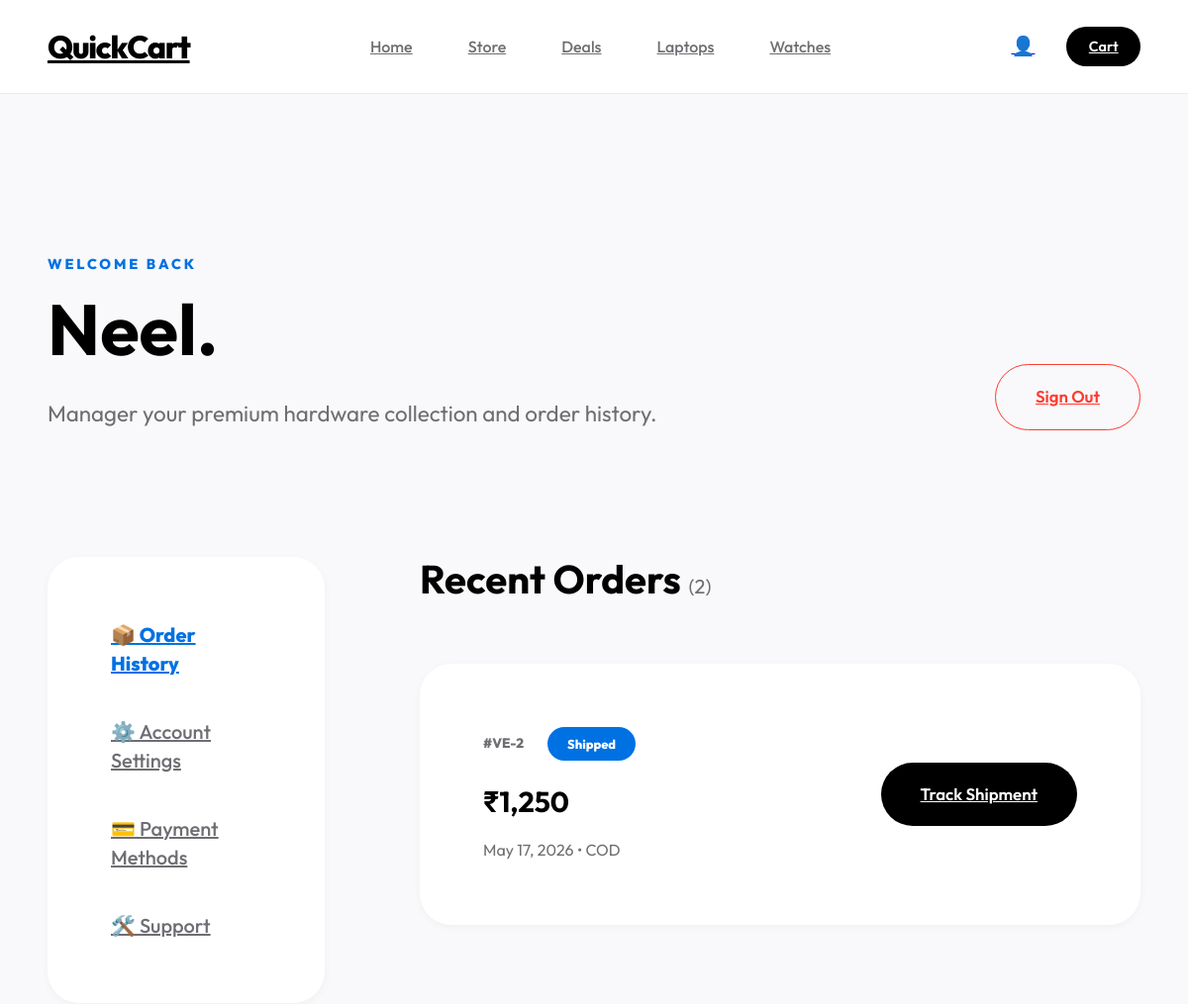
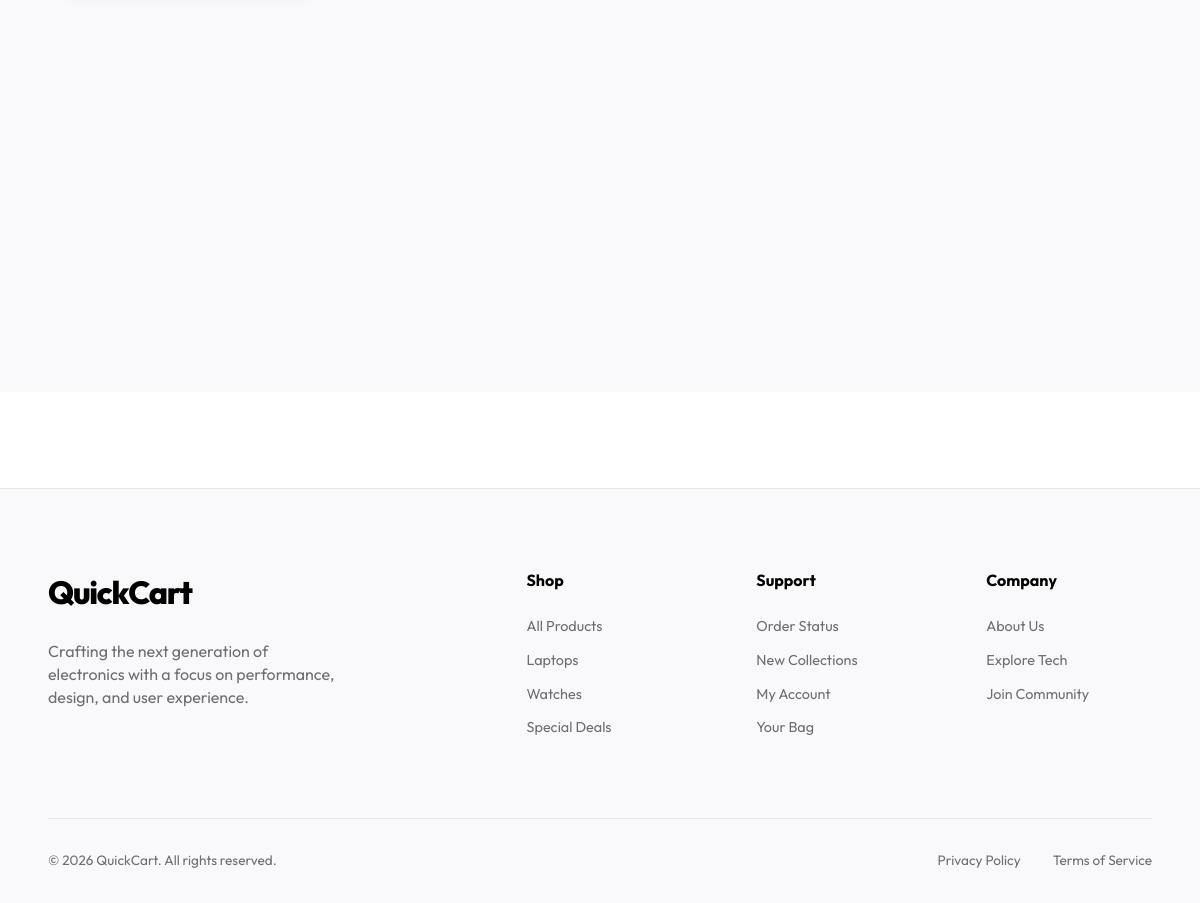
The app's page /profile.php (signed in) with its own data (2 pictures, top to bottom).
### tables this page shows
CREATE TABLE `users` (
  `id` int(11) NOT NULL,
  `username` varchar(100) NOT NULL,
  `email` varchar(100) NOT NULL,
  `phone` varchar(20) NOT NULL,
  `address` text NOT NULL,
  `password` varchar(255) NOT NULL,
  `is_admin` tinyint(1) DEFAULT 0,
  `created_at` timestamp NOT NULL DEFAULT current_timestamp()
);

CREATE TABLE `orders` (
  `id` int(11) NOT NULL,
  `user_id` int(11) DEFAULT NULL,
  `total_price` decimal(10,2) NOT NULL,
  `status` enum('Pending','Processing','Shipped','Delivered','Cancelled') DEFAULT 'Pending',
  `payment_method` varchar(50) DEFAULT 'COD',
  `created_at` timestamp NOT NULL DEFAULT current_timestamp()
);

### profile.php (the view, shortened to what this page needs)
<?php
require_once 'config.php';
$user_id = $_SESSION['user_id'];
$stmt = $pdo->prepare("SELECT * FROM users WHERE id = ?");
$stmt->execute([$user_id]);
$user = $stmt->fetch();
$order_stmt = $pdo->prepare("SELECT * FROM orders WHERE user_id = ? ORDER BY created_at DESC");
$order_stmt->execute([$user_id]);
$orders = $order_stmt->fetchAll();
include 'includes/header.php';
?>
<main class="section-padding" style="background: var(--bg-soft); min-height: calc(100vh - 80px);">
    <div class="container">
        <div class="flex-between align-end fade-in" style="margin-bottom: 8rem;">
            <div>
                <span style="color: var(--accent); font-weight: 800; font-size: 0.9rem; text-transform: uppercase; letter-spacing: 0.2em;">Welcome Back</span>
                <h1 style="font-size: var(--fs-h1); margin-top: 1rem;"><?= htmlspecialchars($user['username']) ?>.</h1>
                <p style="color: var(--text-secondary); font-size: 1.4rem;">Manager your premium hardware collection and order history.</p>
            </div>
            <div style="display: flex; gap: 1.5rem;">
                <a href="logout.php" class="btn btn-outline" style="padding: 1.25rem 2.5rem; border-color: var(--danger); color: var(--danger);">Sign Out</a>
            </div>
        </div>
        <div class="layout-sidebar">
            <aside>
                <div style="position: sticky; top: 140px; background: var(--white); padding: 4rem; border-radius: var(--radius-xl); box-shadow: var(--shadow-sm);">
                    <ul style="list-style: none; display: flex; flex-direction: column; gap: 2.5rem;">
                        <li><a href="#" style="font-size: 1.25rem; font-weight: 800; color: var(--accent); display: flex; align-items: center; gap: 1rem;">📦 Order History</a></li>
                        <li><a href="#" style="font-size: 1.25rem; font-weight: 500; color: var(--text-secondary); display: flex; align-items: center; gap: 1rem;">⚙️ Account Settings</a></li>
                        <li><a href="#" style="font-size: 1.25rem; font-weight: 500; color: var(--text-secondary); display: flex; align-items: center; gap: 1rem;">💳 Payment Methods</a></li>
                        <li><a href="#" style="font-size: 1.25rem; font-weight: 500; color: var(--text-secondary); display: flex; align-items: center; gap: 1rem;">🛠️ Support</a></li>
                    </ul>
                </div>
            </aside>
            <section>
                <h2 style="font-size: 2.5rem; margin-bottom: 4rem;">Recent Orders <span style="color: var(--text-secondary); font-weight: 400; font-size: 1.25rem;">(<?= count($orders) ?>)</span></h2>
                <?php if(empty($orders)): ?>
                    <div style="background: var(--white); padding: 8rem; border-radius: var(--radius-xl); text-align: center;" class="fade-in">
                        <div style="font-size: 4rem; margin-bottom: 2rem; opacity: 0.2;">📦</div>
                        <h3 style="font-size: 1.8rem;">No orders yet.</h3>
                        <p style="color: var(--text-secondary); margin-top: 1rem;">Your future tech is waiting for you in the store.</p>
                        <a href="products.php" class="btn btn-primary" style="margin-top: 3rem;">Browse Devices</a>
                    </div>
                <?php else: ?>
                    <div style="display: grid; gap: 3rem;">
                        <?php foreach($orders as $order): ?>
                            <div style="background: var(--white); padding: 4rem; border-radius: var(--radius-xl); box-shadow: var(--shadow-sm);" class="flex-between fade-in">
                                <div>
                                    <div style="display: flex; gap: 1.5rem; margin-bottom: 1.5rem; align-items: center;">
                                        <span style="font-size: 0.85rem; font-weight: 800; text-transform: uppercase; color: var(--text-secondary);">#VE-<?= $order['id'] ?></span>
                                        <span style="background: <?= $order['status'] == 'Delivered' ? 'var(--success)' : 'var(--accent)' ?>; color: white; padding: 0.5rem 1.25rem; border-radius: 50px; font-size: 0.8rem; font-weight: 800;"><?= $order['status'] ?></span>
                                    </div>
                                    <h3 style="font-size: 1.8rem; margin-bottom: 1.25rem;">₹<?= number_format($order['total_price']) ?></h3>
                                    <p style="color: var(--text-secondary); font-size: 1rem;"><?= date('F d, Y', strtotime($order['created_at'])) ?> &bull; <?= $order['payment_method'] ?></p>
                                </div>
                                <div style="text-align: right;">
                                    <a href="order_details.php?id=<?= $order['id'] ?>" class="btn btn-primary" style="padding: 1.25rem 2.5rem;">Track Shipment</a>
                                </div>
                            </div>
                        <?php endforeach; ?>
                    </div>
                <?php endif; ?>
            </section>
        </div>
    </div>
</main>
<?php include 'includes/footer.php'; ?>

### css/style.css (style rules this page uses)
:root { --white: #FFFFFF; --bg-main: #FFFFFF; --bg-soft: #F9F9FB; --text-main: #000000; --text-secondary: #6E6E73; --accent: #0071E3; --accent-vibrant: #2997FF; --success: #34C759; --warning: #FF9F0A; --danger: #FF3B30; --border: rgba(0, 0, 0, 0.08); --glass-bg: rgba(255, 255, 255, 0.72); --glass-blur: blur(20px); --glass-border: rgba(255, 255, 255, 0.18); --container-width: 1600px; --radius-full: 100px; --radius-xl: 32px; --radius-lg: 24px; --radius-md: 18px; --shadow-sm: 0 2px 8px rgba(0, 0, 0, 0.04); --shadow-md: 0 8px 32px rgba(0, 0, 0, 0.06); --shadow-lg: 0 20px 60px rgba(0, 0, 0, 0.1); --fs-base: clamp(16px, 1.1vw, 20px); --fs-h1: clamp(3rem, 6vw, 6.5rem); --fs-h2: clamp(2.2rem, 4vw, 4rem); --fs-h3: clamp(1.6rem, 2.5vw, 2.8rem); --transition: cubic-bezier(0.65, 0, 0.35, 1) 0.5s; }
* { margin: 0; padding: 0; box-sizing: border-box; -webkit-font-smoothing: antialiased; -moz-osx-font-smoothing: grayscale; }
body { background-color: var(--bg-main); font-family: 'Outfit', -apple-system, BlinkMacSystemFont, "Segoe UI", Roboto, sans-serif; color: var(--text-main); font-size: var(--fs-base); line-height: 1.45; overflow-x: hidden; }
.container { max-width: var(--container-width); margin: 0 auto; padding: 0 4rem; }
.btn { display: inline-flex; align-items: center; justify-content: center; padding: 1rem 2.2rem; border-radius: var(--radius-full); font-weight: 600; font-size: 1.05rem; border: none; cursor: pointer; transition: var(--transition); }
.btn-primary { background: var(--text-main); color: var(--white); }
.btn-outline { background: transparent; border: 1.5px solid var(--text-main); color: var(--text-main); }
.section-padding { padding: 10rem 0; }
h1 { font-size: var(--fs-h1); line-height: 1.05; margin-bottom: 2rem; }
h2 { font-size: var(--fs-h2); line-height: 1.1; margin-bottom: 1.5rem; }
h3 { font-size: var(--fs-h3); line-height: 1.2; }
.fade-in { opacity: 0; transform: translateY(30px); transition: opacity 1s ease, transform 1s ease; }
.fade-in.appear { opacity: 1; transform: translateY(0); }
.layout-sidebar { display: grid; grid-template-columns: 280px 1fr; gap: 6rem; }
.flex-between { display: flex; justify-content: space-between; align-items: center; }
.flex-between.align-end { align-items: flex-end; }
@media (max-width: 1400px) { .container { padding: 0 3rem; } }

### records on screen
users: username "Neel"
orders: id "2", status "Shipped", total_price "1,250", created_at "May 17, 2026", payment_method "COD"

### other values on screen
SITE_NAME "QuickCart"
count($orders) "2"
